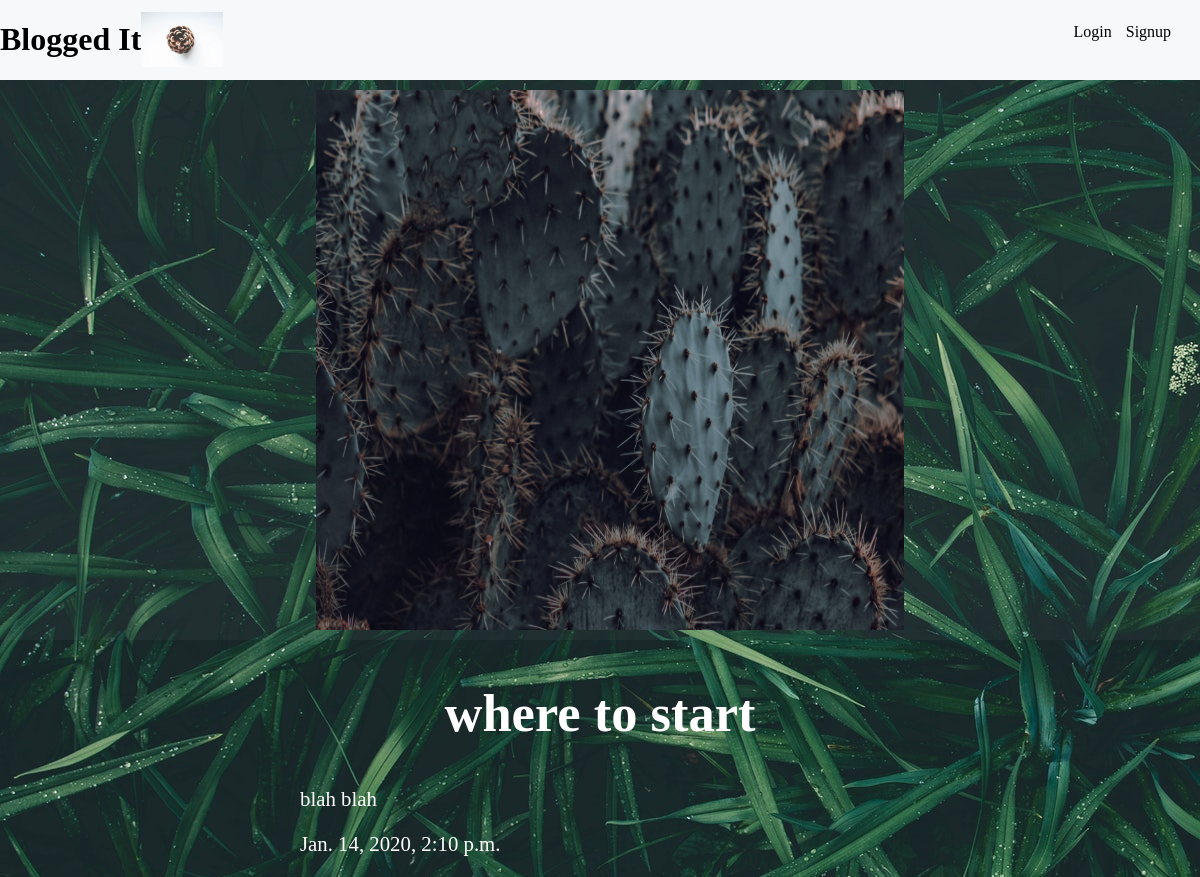
/articles/where-to/, run on the app's committed database.
### articles/models.py (models this page shows, shortened)
class Article (models.Model):
    title = models.CharField(max_length=100)
    slug = models.SlugField()
    body = models.TextField()
    date = models.DateTimeField(auto_now_add=True)
    thumb = models.ImageField(default="default.png", blank=True)
    author = models.ForeignKey(User, on_delete=models.CASCADE, default=None)

### articles/views.py (the view)
# urls.py: url(r"^(?P<slug>[\w-]+)/$", article_details, name="detail")
def article_details(request, slug):
    article = Article.objects.get(slug=slug)
    return render(request, "articles/article_detail.html", {"article": article})

### articles/templates/articles/article_detail.html
{% extends 'base_template.html' %}
{% block content %}
<div class="article-detail">
    <div class="">
        <div class="thumb_container">
            <img class="thumb_img" src="{{article.thumb.url}}">
        </div>
        <div class="articles-header">
            <h2>{{ article.title }}</h2>
        </div>
        <div class="article-text">
            <p> {{article.body}}</p>
            <p> {{article.date}}</p>
        </div>
    </div>
</div>
{% endblock %}

### assets/styles.css (style rules this page uses)
body { background-image: url("planst3.jpg"); background-repeat: no-repeat; color: #fff; }
.thumb_container { width: 100%; height: 540px; display: flex; justify-content: center; padding: 10px; background-color: #ffffff08; }
.thumb_img { width: 49%; height: -webkit-fill-available; }
.articles-header { text-align: center; font-size: 35px; }
.article-text { font-size: 1.3rem; margin: auto; width: 50%; }

### data on the page
Article: thumb (picture), title "where to start", body "blah blah", date "Jan. 14, 2020, 2:10 p.m."
